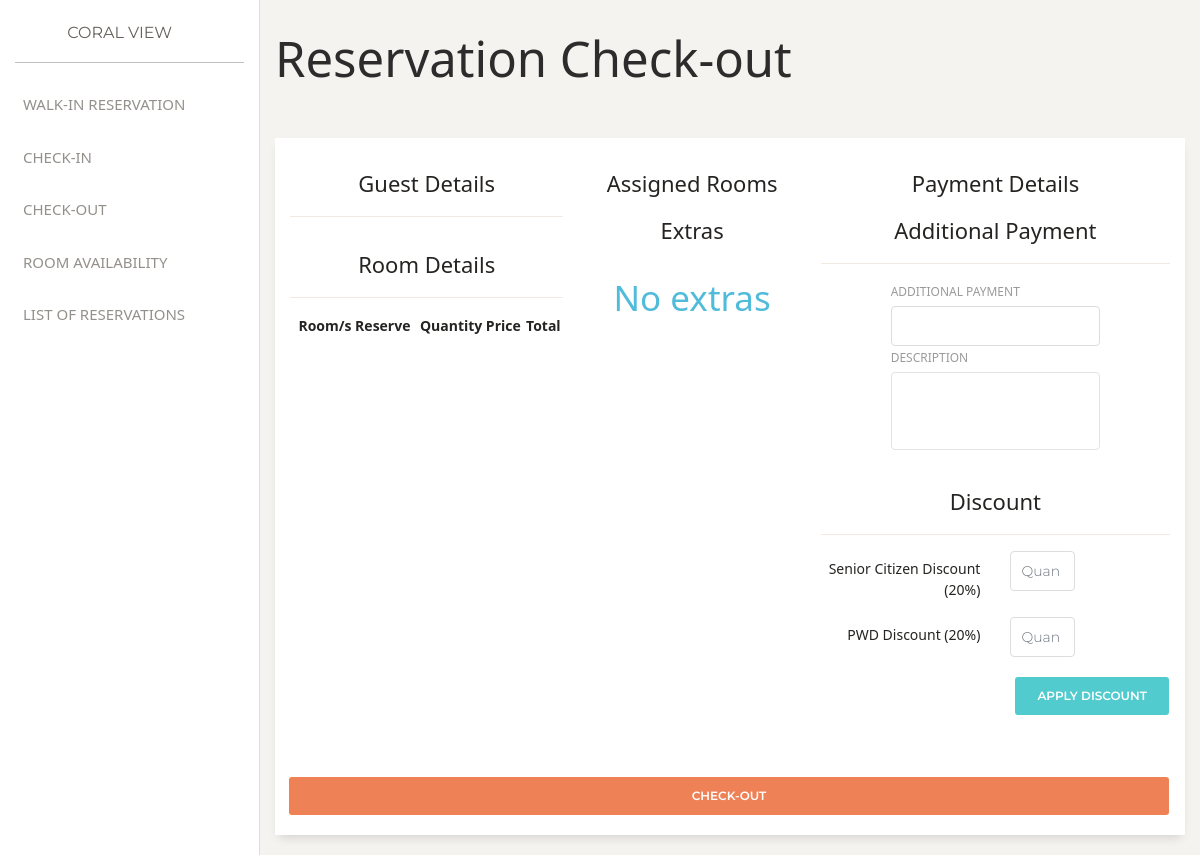
/admin/check_out_user.php?reference_no=CRLVW-BD7DD45, run on an earlier commit of the app's database.
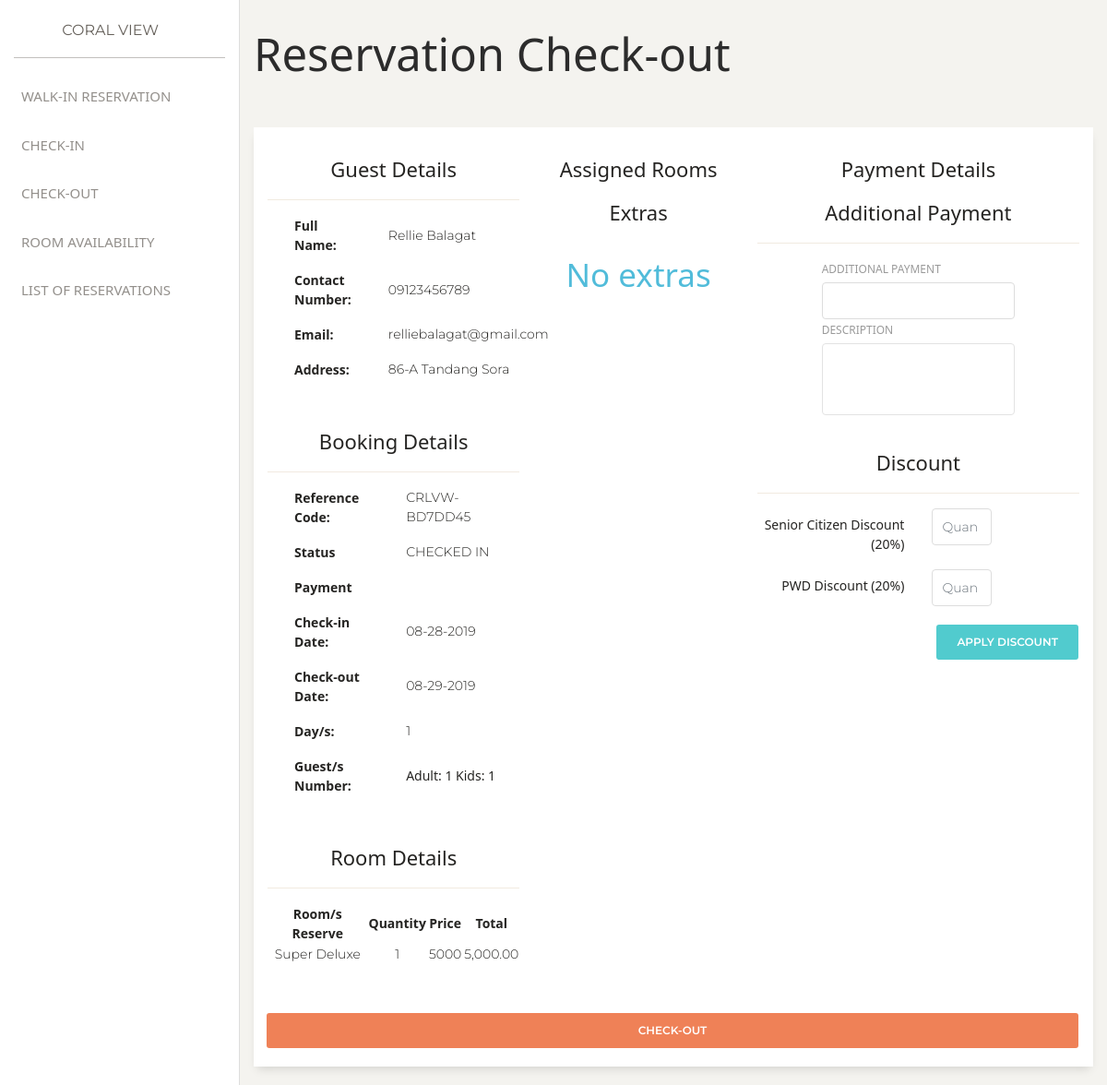
And on a later commit of the database.
### tables this page shows
CREATE TABLE `reservation` (
  `id` int(11) NOT NULL,
  `guest_id` int(11) DEFAULT NULL,
  `reference_no` varchar(255) DEFAULT NULL,
  `status` varchar(255) DEFAULT NULL,
  `payment` varchar(255) DEFAULT NULL,
  `check_in_date` datetime DEFAULT NULL,
  `check_out_date` datetime DEFAULT NULL,
  `adult_count` int(11) DEFAULT NULL,
  `kids_count` int(11) DEFAULT NULL,
  `date_created` datetime DEFAULT current_timestamp(),
  `date_updated` datetime DEFAULT NULL
);

CREATE TABLE `guest` (
  `id` int(11) NOT NULL,
  `first_name` varchar(255) DEFAULT NULL,
  `last_name` varchar(255) DEFAULT NULL,
  `address` varchar(255) DEFAULT NULL,
  `email` varchar(255) DEFAULT NULL,
  `contact_number` varchar(255) DEFAULT NULL
);

CREATE TABLE `rooms` (
  `Id` int(11) NOT NULL,
  `number` varchar(255) DEFAULT NULL,
  `type` varchar(255) DEFAULT NULL,
  `peak_rate` float DEFAULT NULL,
  `off_peak_rate` float DEFAULT NULL,
  `description` varchar(255) DEFAULT NULL,
  `image` varchar(255) DEFAULT NULL,
  `capacity` int(11) DEFAULT NULL,
  `inclusions` text DEFAULT NULL
);

CREATE TABLE `booking_rooms` (
  `id` int(11) NOT NULL,
  `reservation_id` int(11) DEFAULT NULL,
  `room_id` int(11) DEFAULT NULL,
  `quantity` int(11) DEFAULT NULL
);

### admin/check_out_user.php (the view, shortened to what the changed rows need)
<?php
include('../common/header.php');
$db = connect_to_db();
if(isset($_REQUEST["reference_no"])) {
    $reference_no = $_REQUEST["reference_no"];
}
$overall_total_extra = 0;
$overall_total_price = 0;
?>
    <form action="../functions/admin/check_out_user.php" method="POST">
        <div class="main-panel">
            <div class="container-fluid">
                <h1>Reservation Check-out</h1>
                <br>
                <div class="row">
                    <div class="col">
                        <div class="card">
                            <div class="card-body">
                            <div class="row">
                                <div class="col-4">
                                    <?php
                                    $reservation_details_query = "SELECT * FROM reservation RES
                                        INNER JOIN guest G ON G.id = RES.guest_id
                                        WHERE RES.reference_no = '$reference_no'";
                                    $reservation_details_result = mysqli_query($db, $reservation_details_query);
                                    if($reservation_details_result) {
                                        echo '
                                        <div class="row">
                                            <div class="col">
                                        ';
                                        while($reservation = mysqli_fetch_assoc($reservation_details_result)) {
                                            $dateDiff = date_diff(date_create($reservation["check_in_date"]), date_create($reservation["check_out_date"]));
                                            $diff = $dateDiff->format('%d');
                                            $full_name = $reservation["first_name"] . " " . $reservation["last_name"];
                                            echo '
                                                <table style="margin-left: 2em;">
                                                    <tr>
                                                        <th style="width: 40%;" class="pr-3 pb-3">Full Name:</th>
                                                        <td style="width: 60%;" class="pb-3 pl-4">' . $full_name . '</td>
                                                    </tr>
                                                    <tr>
                                                        <th style="width: 40%;" class="pr-3 pb-3">Contact Number:</th>
                                                        <td style="width: 60%;" class="pb-3 pl-4">' . $reservation["contact_number"] . '</td>
                                                    </tr>
                                                    <tr>
                                                        <th style="width: 40%;" class="pr-3 pb-3">Email:</th>
                                                        <td style="width: 60%;" class="pb-3 pl-4">' . $reservation["email"] . '</td>
                                                    </tr>
                                                    <tr>
                                                        <th style="width: 40%;" class="pr-3 pb-3">Address:</th>
                                                        <td style="width: 60%;" class="pb-3 pl-4">' . $reservation["address"] . '</td>
                                                    </tr>
                                                </table>
                                                <br />
                                                <h5 class="text-center mt-3">Booking Details</h5>
                                                <hr />
                                                <table style="margin-left: 2em;">
                                                    <tr>
                                                        <th style="width: 40%;" class="pr-3 pb-3">Reference Code:</th>
                                                        <td style="width: 60%;" class="pb-3 pl-4" id="referenceCode">' . $reservation["reference_no"] . '</td>
                                                    </tr>
                                                    <tr>
                                                        <th style="width: 40%;" class="pr-3 pb-3"><b>Status</b></th>
                                                        <td style="width: 60%;" class="pb-3 pl-4">' . $reservation["status"] . '</td>
                                                    </tr>
                                                    <tr>
                                                        <th style="width: 40%;" class="pr-3 pb-3"><b>Payment</b></th>
                                                        <td style="width: 60%;" class="pb-3 pl-4">' . $reservation["payment"] . '</td>
                                                    </tr>
                                                    <tr>
                                                        <th style="width: 40%;" class="pr-3 pb-3"><b>Check-in Date: </b></th>
                                                        <td style="width: 60%;" class="pb-3 pl-4">' . date_format(new Datetime($reservation["check_in_date"]), "m-d-Y")  . '</td>
                                                    </tr>
                                                    <tr>
                                                        <th style="width: 40%;" class="pr-3 pb-3"><b>Check-out Date: </b></th>
                                                        <td style="width: 60%;" class="pb-3 pl-4">' . date_format(new Datetime($reservation["check_out_date"]), "m-d-Y") . '</td>
                                                    </tr>
                                                    <tr>
                                                        <th style="width: 40%;" class="pr-3 pb-3"><b>Day/s: </b></th>
                                                        <td style="width: 60%;" class="pb-3 pl-4">' . $diff . '</td>
                                                    </tr>
                                                    <tr>
                                                        <th style="width: 40%;" class="pr-3 pb-3"><b>Guest/s Number: </b></th>
                                                        <td style="width: 60%;" class="pb-3 pl-4"><span>Adult: ' . $reservation["adult_count"] .  '</span> <span>Kids: ' . $reservation["kids_count"] . '</span></td>
                                                    </tr>
                                                </table>
                                                <br>
                                            ';
                                        }
                                        echo '
                                                </div>
                                            </div>
                                        ';
                                    }
                                    ?>
                                    <?php
                                        $room_reservation_details_query = "SELECT * FROM reservation RES
                                            INNER JOIN guest G ON G.id = RES.guest_id
                                            INNER JOIN booking_rooms BR ON RES.id = BR.reservation_id
                                            INNER JOIN rooms R ON BR.room_id = R.Id
                                            WHERE RES.reference_no = '$reference_no'";
                                        $room_reservation_details_result = mysqli_query($db, $room_reservation_details_query);
                                        if($room_reservation_details_result) {
                                            echo '
                                                <hr />
                                                <table style="width: 100%;">
                                                <tr>
                                                    <th class="text-center" style="width: 55%;">Room/s Reserve</th>
                                                    <th class="text-center" style="width: 15%;">Quantity</th>
                                                    <th class="text-center" style="width: 15%;">Price</th>
                                                    <th class="text-center" style="width: 15%;">Total</th>
                                                </tr>
                                            ';
                                            while($room_reservation = mysqli_fetch_assoc($room_reservation_details_result)) {
                                                $total_price = $room_reservation["peak_rate"] * $room_reservation["quantity"];
                                                echo '
                                                    <tr>
                                                        <td class="text-center" style="width: 55%;">' . $room_reservation["type"] . '</td>
                                                        <td class="text-center" style="width: 15%;">' . $room_reservation["quantity"] . '</td>
                                                        <td class="text-center" style="width: 15%;">' . $room_reservation["peak_rate"] . '</td>
                                                        <td class="text-center" style="width: 15%;"> ' . number_format($total_price, 2)  . '</td>
                                                    </tr>
                                                ';
                                                $overall_total_price += $total_price;
                                            }
                                            echo '</table>';
                                        }
                                        ?>
                                </div>
                                <div class="col-3">
                                    <?php
                                    $extra_list_query = "SELECT * FROM billing_extras BE INNER JOIN extras E ON BE.expense_id = E.Id WHERE reference_no='$reference_no'";
                                    $extra_list_result = mysqli_query($db, $extra_list_query);
                                    if(mysqli_num_rows($extra_list_result) > 0) {
                                        echo '
                                            <table class="table">
                                                <tr>
                                                    <th scope="col">Extra</th>
                                                    <th scope="col">Quantity</th>
                                                    <th scope="col">Amount</th>
                                                    <th scope="col">Total</th>
                                                <tr>
                                        ';
                                        while($extra = mysqli_fetch_assoc($extra_list_result)) {
                                            $total_extra = $extra["price"] * $extra["quantity"];
                                            $overall_total_extra += $total_extra;
                                            echo '
                                                <tr>
                                                    <td>' . $extra["description"] . '</td>
                                                    <td>' . $extra["quantity"] . '</td>
                                                    <td>' . $extra["price"] . '</td>
                                                    <td>' . number_format($total_extra, 2) . '</td>
                                                </tr>
                                            ';
                                        }
                                        echo '
                                            </table>
                                        ';
                                        $overall_total_price += $overall_total_extra;
                                    } else {
                                        echo '<h2 class="text text-info text-center">No extras</h2>';
                                    }
                                    ?>
                                </div>
                            </div>
                            <br>
                            <br>
                            </div>
                        </div>
                    </div>
                </div>
            </div>
        </div>
    </form>
<?php
include('../common/footer.php');
?>

What changed in the data, as far as the page shows it:
added reservation: guest.last_name "Rellie Balagat", guest.contact_number "09123456789", guest.email "relliebalagat@gmail.com", guest.address "86-A Tandang Sora", reference_no "CRLVW-BD7DD45", status "CHECKED IN", check_in_date "08-28-2019", check_out_date "08-29-2019", diff "1", adult_count "1", kids_count "1", rooms.type "Super Deluxe", booking_rooms.quantity "1", rooms.peak_rate "5000", rooms.peak_rate "5,000.00"
